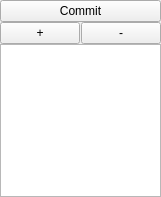
<?xml version="1.0" encoding="UTF-8"?>
<ui version="4.0">
 <class>ComboList</class>
 <widget class="QDockWidget" name="ComboList">
  <property name="geometry">
   <rect>
    <x>0</x>
    <y>0</y>
    <width>92</width>
    <height>197</height>
   </rect>
  </property>
  <property name="minimumSize">
   <size>
    <width>92</width>
    <height>139</height>
   </size>
  </property>
  <property name="windowTitle">
   <string>DockWidget</string>
  </property>
  <widget class="QWidget" name="dockWidgetContents">
   <layout class="QVBoxLayout" name="verticalLayout_2">
    <property name="spacing">
     <number>0</number>
    </property>
    <property name="margin">
     <number>0</number>
    </property>
    <item>
     <layout class="QVBoxLayout" name="vLayout">
      <property name="spacing">
       <number>0</number>
      </property>
      <property name="topMargin">
       <number>0</number>
      </property>
      <item>
       <widget class="QPushButton" name="commitButton">
        <property name="text">
         <string>Commit</string>
        </property>
       </widget>
      </item>
      <item>
       <layout class="QHBoxLayout" name="horizontalLayout">
        <property name="spacing">
         <number>1</number>
        </property>
        <property name="topMargin">
         <number>0</number>
        </property>
        <item>
         <widget class="QPushButton" name="addButton">
          <property name="text">
           <string>+</string>
          </property>
         </widget>
        </item>
        <item>
         <widget class="QPushButton" name="rmButton">
          <property name="text">
           <string>-</string>
          </property>
         </widget>
        </item>
       </layout>
      </item>
     </layout>
    </item>
    <item>
     <layout class="QVBoxLayout" name="verticalLayout_3">
      <item>
       <widget class="QListView" name="filterView"/>
      </item>
     </layout>
    </item>
   </layout>
  </widget>
 </widget>
 <resources/>
 <connections/>
</ui>
